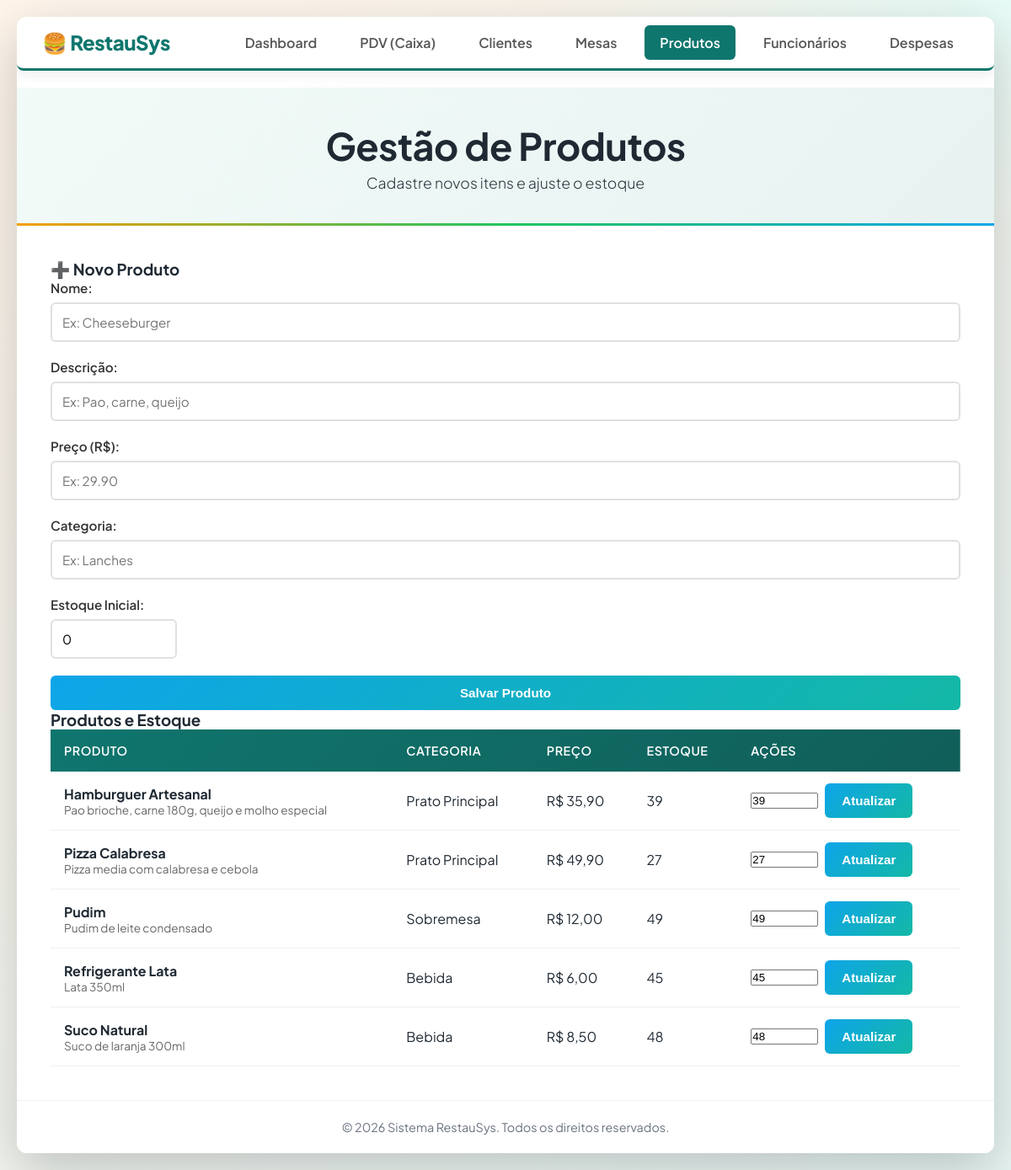
The app's page /pages/produtos.php, older data.
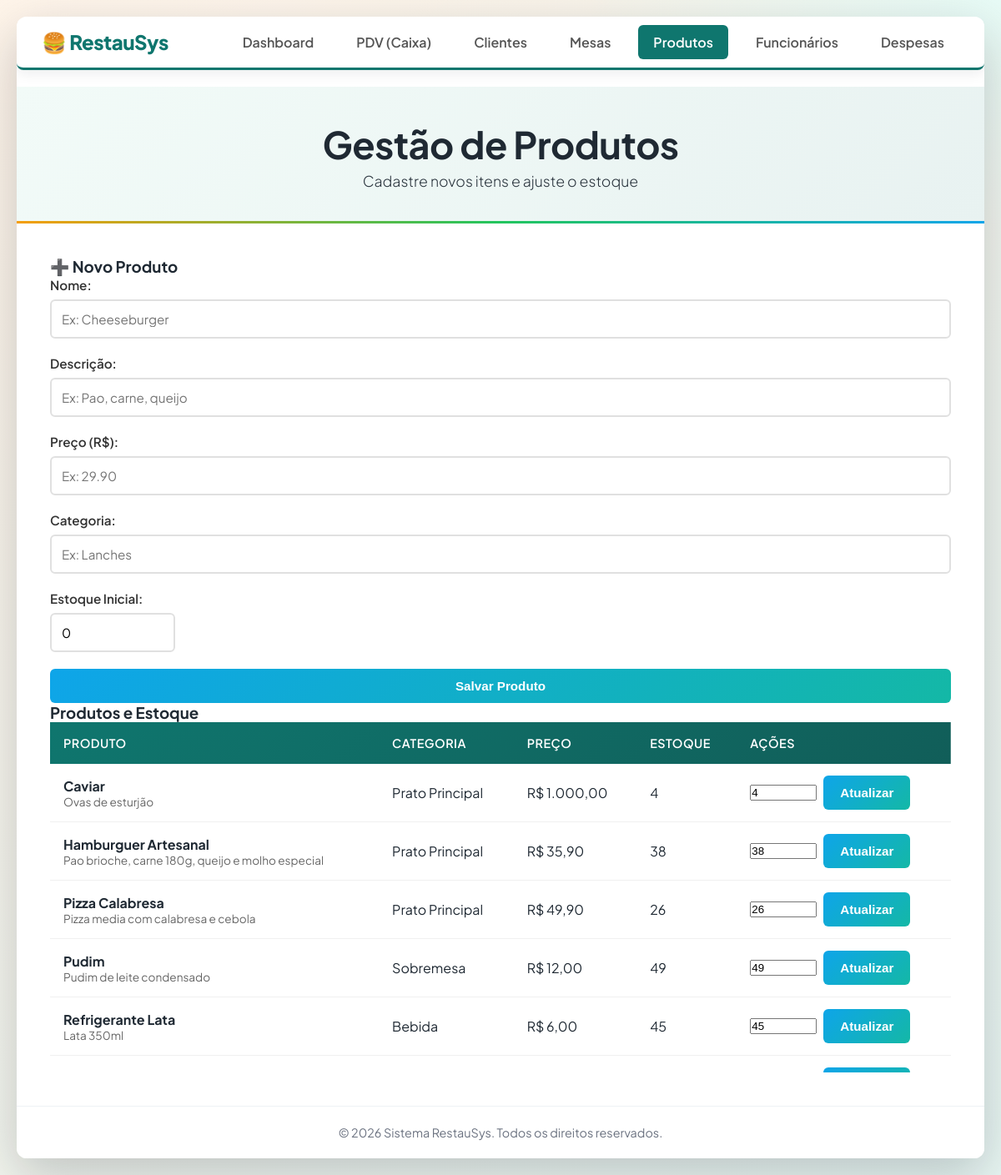
The same page, newer data.
### tables this page shows
CREATE TABLE produtos (
    id_produto INTEGER PRIMARY KEY AUTOINCREMENT,
    nome TEXT NOT NULL,
    descricao TEXT,
    preco NUMERIC NOT NULL,
    id_categoria INTEGER,
    estoque INTEGER DEFAULT 0,
    FOREIGN KEY (id_categoria) REFERENCES categorias(id_categoria)
);

CREATE TABLE categorias (
    id_categoria INTEGER PRIMARY KEY AUTOINCREMENT,
    nome TEXT NOT NULL
);

### config/config.php (called while the page is built, shortened)
<?php
$pdo = initialize_database(DB_PATH, false);
function query_all(string $sql, array $params = []): array
{
    global $pdo;
    $stmt = $pdo->prepare($sql);
    $stmt->execute($params);
    return $stmt->fetchAll() ?: [];
}

### pages/produtos.php (the view, shortened to what this page needs)
<?php
require_once __DIR__ . "/../config/config.php";
$produtos = query_all(
    "SELECT p.id_produto, p.nome, p.descricao, p.preco, p.estoque, c.nome as categoria
     FROM produtos p
     LEFT JOIN categorias c ON p.id_categoria = c.id_categoria
     ORDER BY p.nome"
);
?>
<!DOCTYPE html>
<html lang="pt-BR">
<head>
    <link rel="stylesheet" href="../css/style.css">
</head>
<body>
    <div class="container">
        <nav class="navbar">
            <div class="nav-logo">🍔 RestauSys</div>
            <ul class="nav-links">
                <li><a href="../index.php">Dashboard</a></li>
                <li><a href="pedidos.php">PDV (Caixa)</a></li>
                <li><a href="clientes.php">Clientes</a></li>
                <li><a href="mesas.php">Mesas</a></li>
                <li><a href="produtos.php" class="active">Produtos</a></li>
                <li><a href="funcionarios.php">Funcionários</a></li>
                <li><a href="despesas.php">Despesas</a></li>
            </ul>
        </nav>
        <header>
            <div class="header-content">
                <h1>Gestão de Produtos</h1>
                <p class="header-subtitle">Cadastre novos itens e ajuste o estoque</p>
            </div>
        </header>
        <main>
            <div class="dashboard-grid">
                <div class="card" style="border-top-color: #22c55e;">
                    <h3>➕ Novo Produto</h3>
                    <form method="POST" class="formulario">
                        <div class="form-grupo">
                            <label>Nome:</label>
                            <input type="text" name="nome" placeholder="Ex: Cheeseburger" required>
                        </div>
                        <div class="form-grupo">
                            <label>Descrição:</label>
                            <input type="text" name="descricao" placeholder="Ex: Pao, carne, queijo">
                        </div>
                        <div class="form-grupo">
                            <label>Preço (R$):</label>
                            <input type="text" name="preco" placeholder="Ex: 29.90" required>
                        </div>
                        <div class="form-grupo">
                            <label>Categoria:</label>
                            <input type="text" name="categoria" list="categorias" placeholder="Ex: Lanches">
                        </div>
                        <div class="form-grupo">
                            <label>Estoque Inicial:</label>
                            <input type="number" name="estoque" min="0" value="0">
                        </div>
                        <button type="submit" class="btn btn-adicionar">Salvar Produto</button>
                    </form>
                </div>
                <div class="card" style="grid-column: span 1; border-top-color: #667eea;">
                    <h3>Produtos e Estoque</h3>
                    <div style="max-height: 420px; overflow-y: auto;">
                        <table class="tabela">
                            <thead>
                                <tr>
                                    <th>Produto</th>
                                    <th>Categoria</th>
                                    <th>Preço</th>
                                    <th>Estoque</th>
                                    <th>Ações</th>
                                </tr>
                            </thead>
                            <tbody>
                                <?php foreach ($produtos as $p): ?>
                                    <tr>
                                        <td>
                                            <strong><?=htmlspecialchars($p["nome"])?></strong>
                                            <?php if (!empty($p["descricao"])): ?>
                                                <div style="font-size: 0.85em; color: #666;">
                                                    <?=htmlspecialchars($p["descricao"])?></div>
                                            <?php endif; ?>
                                        </td>
                                        <td><?=htmlspecialchars($p["categoria"] ?? "-")?></td>
                                        <td>R$ <?=number_format((float) $p["preco"], 2, ",", ".")?></td>
                                        <td><?= (int) $p["estoque"] ?></td>
                                        <td>
                                            <form method="POST" style="display:flex; gap: 8px; align-items:center;">
                                                <input type="number" name="estoque" min="0" value="<?= (int) $p["estoque"] ?>" style="width: 80px;">
                                                <button type="submit" class="btn btn-adicionar" title="Atualizar">Atualizar</button>
                                            </form>
                                        </td>
                                    </tr>
                                <?php endforeach; ?>
                            </tbody>
                        </table>
                    </div>
                </div>
            </div>
        </main>
        <footer class="app-footer">
            &copy; <?=date("Y")?> Sistema RestauSys. Todos os direitos reservados.
        </footer>
    </div>
</body>
</html>

### css/style.css (style rules this page uses)
:root { --bg-start: #fef3e7; --bg-end: #e8f6f2; --surface: #ffffff; --surface-muted: #f7f5f2; --ink: #1f2933; --muted: #6b7280; --accent: #0f766e; --accent-strong: #115e59; --accent-soft: #e7f7f4; --accent-2: #f59e0b; --accent-3: #ef4444; --accent-4: #0ea5e9; --shadow-strong: 0 20px 60px rgba(15, 23, 42, 0.22); --shadow-soft: 0 4px 16px rgba(15, 23, 42, 0.08); }
* { margin: 0; padding: 0; box-sizing: border-box; }
body { font-family: "Plus Jakarta Sans", "Noto Sans", sans-serif; background: radial-gradient(1200px 600px at 10% -10%, #fff6ec 0%, transparent 60%), radial-gradient(900px 500px at 100% 0%, #e7fbf6 0%, transparent 55%), linear-gradient(135deg, var(--bg-start) 0%, var(--bg-end) 100%); min-height: 100vh; padding: 20px; color: var(--ink); }
.container { max-width: 1200px; margin: 0 auto; background: var(--surface); border-radius: 12px; box-shadow: var(--shadow-strong); overflow: hidden; }
.app-footer { text-align: center; padding: 22px 30px; color: var(--muted); font-size: 0.9em; border-top: 1px solid #eef2f5; background: var(--surface); }
header { background: linear-gradient(135deg, #f2fbf8 0%, #e8f2f1 100%); color: var(--ink); padding: 40px 30px; text-align: center; position: relative; }
header::after { content: ''; position: absolute; bottom: 0; left: 0; right: 0; height: 3px; background: linear-gradient(90deg, var(--accent-2), #22c55e, var(--accent-4)); }
.header-content h1 { font-size: 2.8em; font-weight: 700; margin-bottom: 5px; letter-spacing: -0.5px; }
.header-subtitle { font-size: 1.1em; opacity: 0.95; font-weight: 300; }
main { padding: 40px; }
.navbar { background: var(--surface); padding: 15px 30px; display: flex; justify-content: space-between; align-items: center; box-shadow: var(--shadow-soft); margin-bottom: 20px; border-radius: 8px; border-bottom: 3px solid var(--accent); }
.nav-logo { font-size: 1.5em; font-weight: 800; color: var(--accent); letter-spacing: -0.5px; }
.nav-links { list-style: none; display: flex; gap: 15px; }
.nav-links a { text-decoration: none; color: #555; font-weight: 600; padding: 10px 18px; border-radius: 6px; transition: all 0.3s; }
.nav-links a.active { background: var(--accent); color: white; }
.formulario { display: flex; flex-direction: column; gap: 20px; }
.form-grupo { display: flex; flex-direction: column; gap: 8px; }
.form-grupo label { font-weight: 600; color: #333; font-size: 0.95em; display: flex; align-items: center; gap: 8px; }
.form-grupo input, .form-grupo select { padding: 12px; border: 2px solid #e0e0e0; border-radius: 6px; font-size: 0.95em; transition: all 0.3s; font-family: inherit; }
.form-grupo input[type="number"] { max-width: 150px; }
.btn { padding: 12px 20px; border: none; border-radius: 6px; font-weight: 600; cursor: pointer; font-size: 0.95em; transition: all 0.3s; display: inline-flex; align-items: center; gap: 8px; justify-content: center; }
.btn-adicionar { background: linear-gradient(135deg, var(--accent-4) 0%, #14b8a6 100%); color: white; }
.tabela { width: 100%; border-collapse: collapse; background: white; }
.tabela thead { background: linear-gradient(135deg, var(--accent) 0%, var(--accent-strong) 100%); color: white; }
.tabela th { padding: 16px; text-align: left; font-weight: 600; text-transform: uppercase; font-size: 0.9em; letter-spacing: 0.5px; }
.tabela td { padding: 14px 16px; border-bottom: 1px solid #f0f0f0; }

Row changes from the older to the newer data that the page shows:
no longer on this page (row unchanged): produtos: nome "Suco Natural", descricao "Suco de laranja 300ml", id_categoria.nome "Bebida", preco "8,50", estoque "48"
added produtos: nome "Caviar", descricao "Ovas de esturjão", id_categoria.nome "Prato Principal", preco "1.000,00", estoque "4"
changed produtos "Hamburguer Artesanal": estoque "39" → "38"
changed produtos "Pizza Calabresa": estoque "27" → "26"
